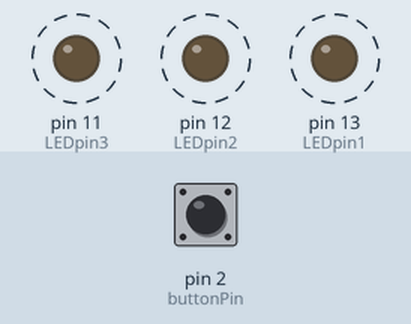
Bench run of a sketch on a simulated Arduino Uno, built with avr-gcc and run on an emulated ATmega328P. Parts: output pins drawn as LEDs (lit = HIGH). Dashed ring = blinking. Inputs (shaded band) come from the test bench; at power-on: pin 2 (buttonPin) LOW. Random numbers use the default seed unless the sketch sets one.

Above: at 2.8 s.
2.9 s: pin 2 (buttonPin) pulled HIGH for 1.2 s
At 5.12 s:
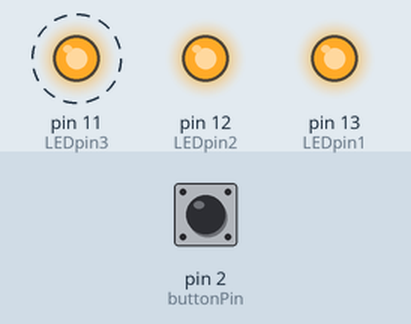
6.4 s: pin 2 (buttonPin) pulled HIGH for 3.2 s
At 6.62 s:
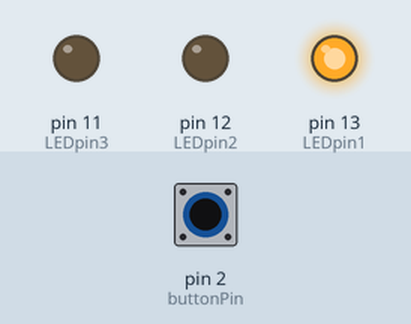
Timing chart, 0 to 17.1 s (numbered marks = the images above; inputs shaded):
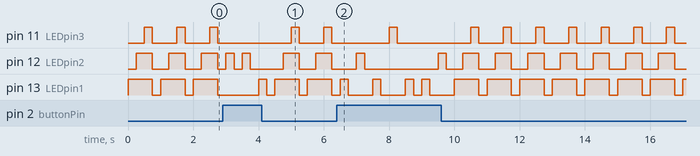

The sketch:

Experiment.ino
```cpp
int buttonPin = 2;
int LEDpin1 = 13;
int LEDpin2 = 12;
int LEDpin3 = 11;
int buttonState = 0;
int dt = 250;


void setup() {
  pinMode(buttonPin, INPUT);
  pinMode(LEDpin1, OUTPUT);
  pinMode(LEDpin2, OUTPUT);
  pinMode(LEDpin3, OUTPUT);
}

void loop() {
  buttonState = digitalRead(buttonPin);
  if (buttonState == HIGH){
    digitalWrite(random(11,14),HIGH);
    delay(dt);
  } else {
    digitalWrite(LEDpin1, HIGH);
    delay(dt);
    digitalWrite(LEDpin2, HIGH);
    delay(dt);
    digitalWrite(LEDpin3, HIGH);
    delay(dt);
  }
  digitalWrite(LEDpin1, LOW);
  digitalWrite(LEDpin2, LOW);
  digitalWrite(LEDpin3, LOW);
  delay(dt);
}
```
